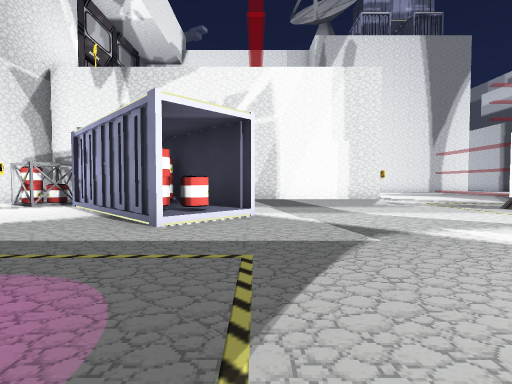
View 1 (above)

24 first-person views from a walk through a level from a Godot 3-D game. The camera is 1.3 m above the floor, tilts 2° down and sees 85° across. The floor is counted in squares, 2 m on a side. Each view is taken from the middle of a square. On the plan, view 1 faces up. The plan holds only what a view shows up to about 9 squares ahead; the rest is blank. The place goes on beyond the plan. Flat picture figures and markers are left out. Characters and animated objects are not drawn.

View 2
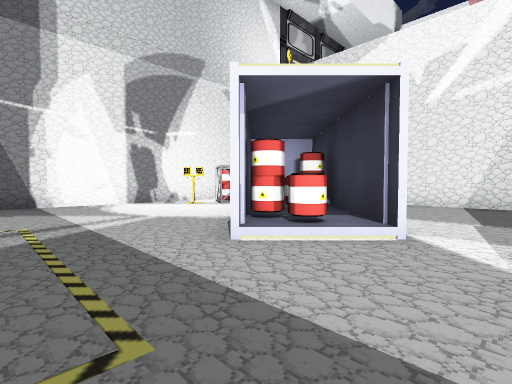

View 3
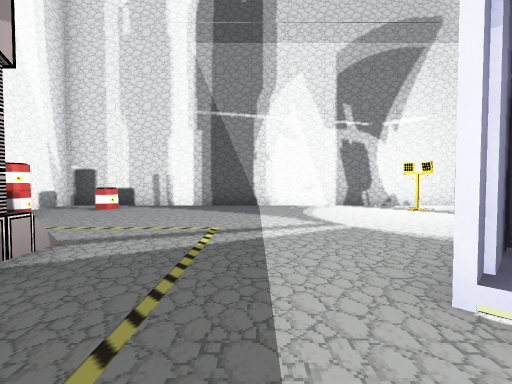

View 4
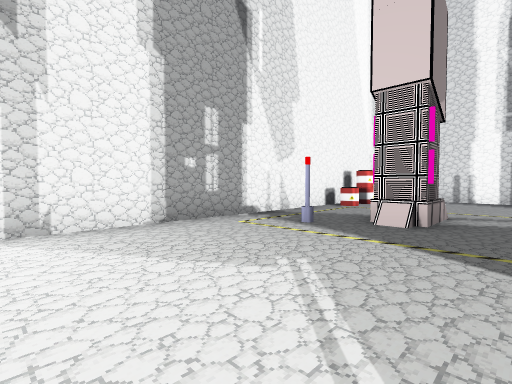

View 5
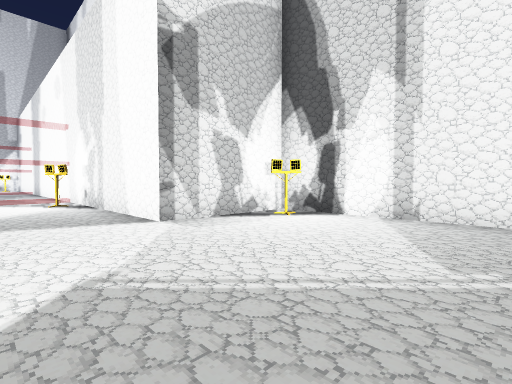

View 6
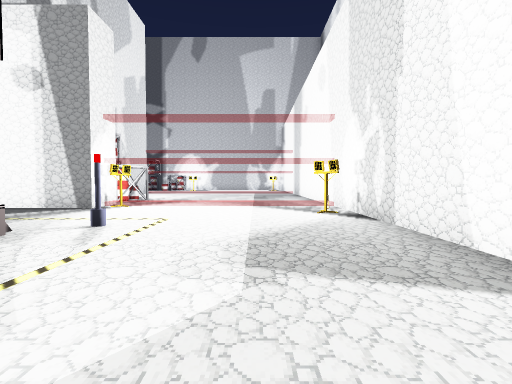

View 7
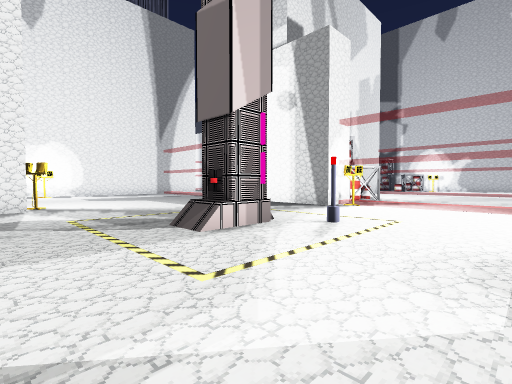

View 8
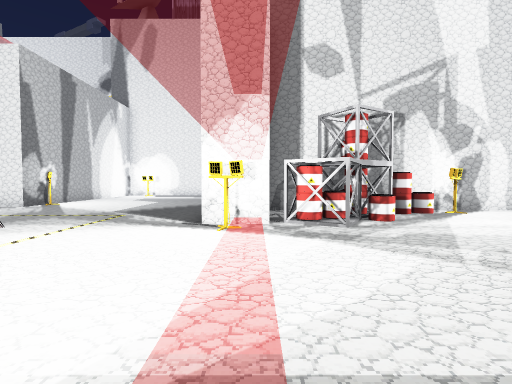

View 9
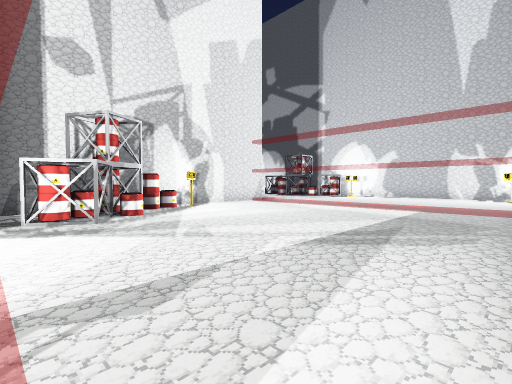

View 10
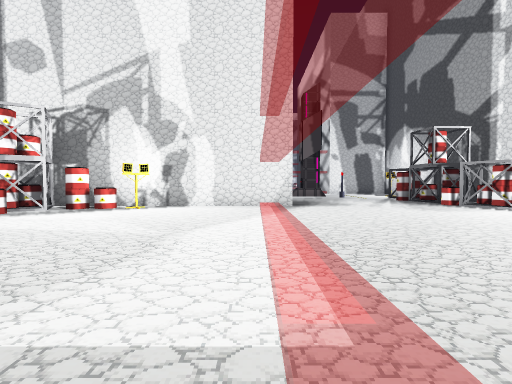

View 11
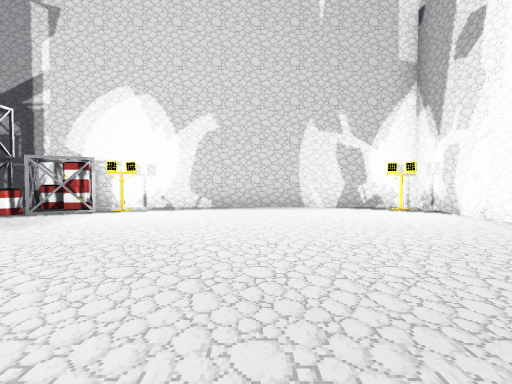

View 12
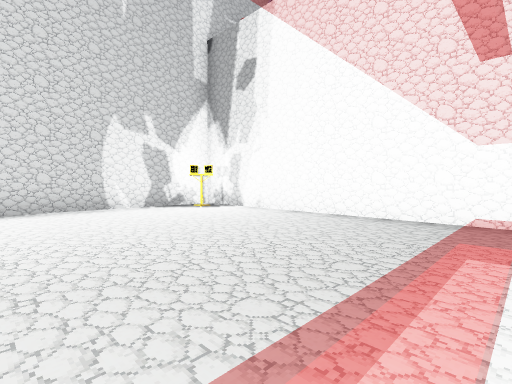

View 13
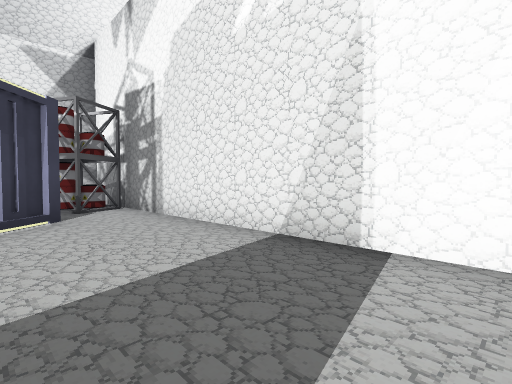

View 14
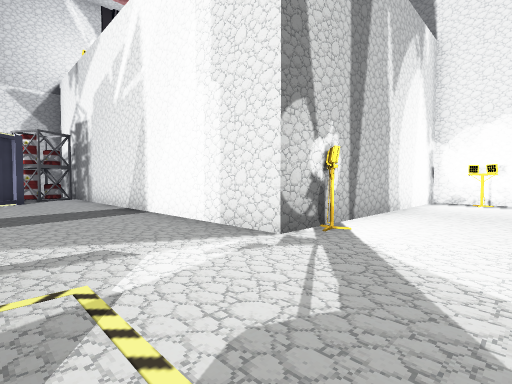

View 15
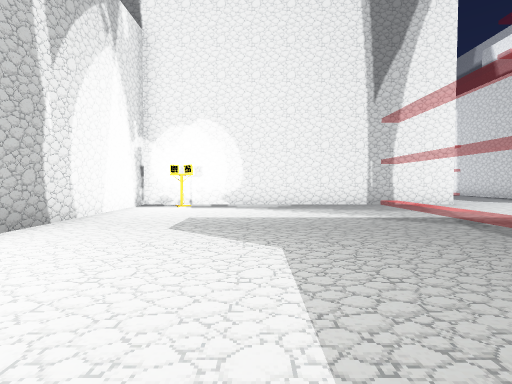

View 16
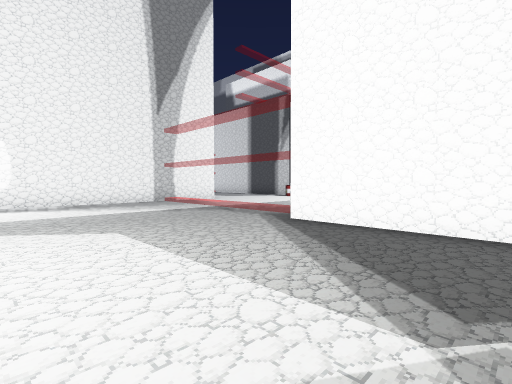

View 17
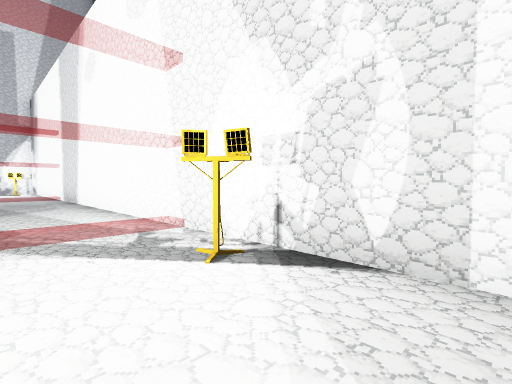

View 18
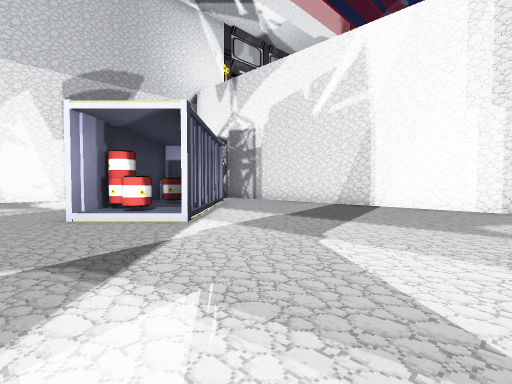

View 19
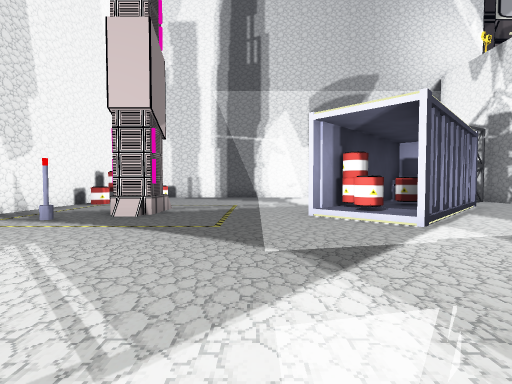

View 20
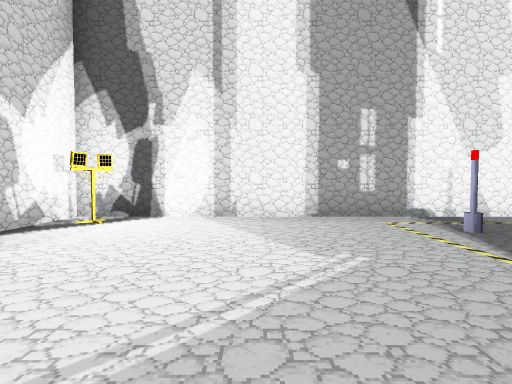

View 21
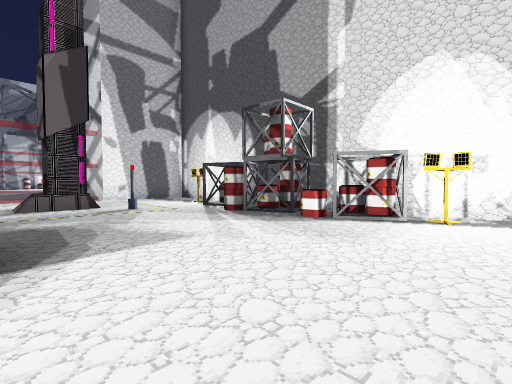

View 22
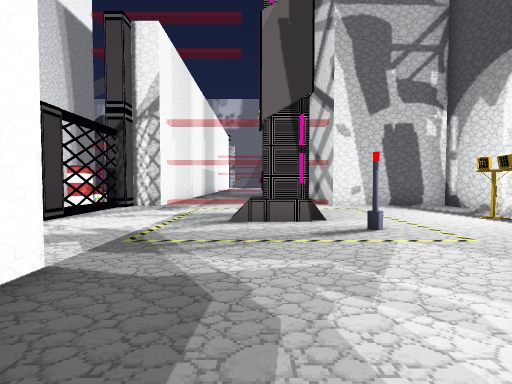

View 23
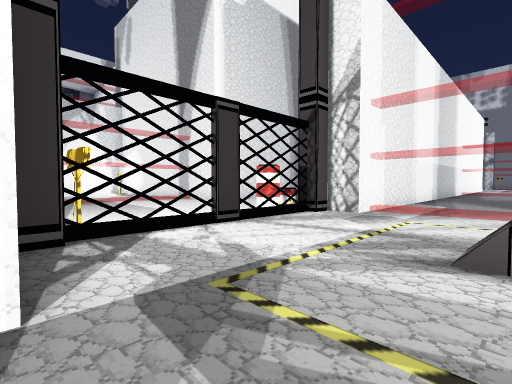

View 24
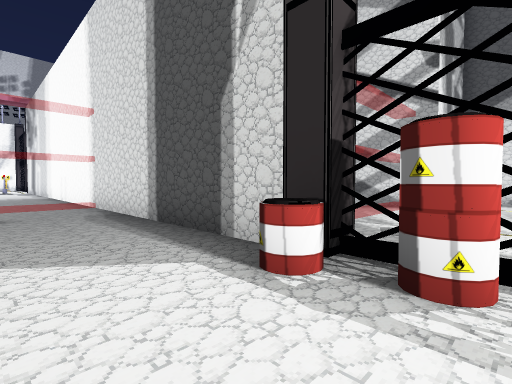

### Floor plan
Key: @ floor where view 1 was taken; # wall or solid block; x gap in a wall; . floor; / step, stairs or slope; B barrel; C container; S streetlight; O other object.
Columns run from 8 left of view 1 to 28 right of it. Each row starts with its distance up from view 1.
 26                          .#
 25                         ..#
 24                         //#
 23                         ..#
 22                         ..##..
 21                         ..##...
 20                         ..##...  #
 19                        ...##.....#
 18             ##S#######....##.....####
 17             #......./.....B.........#
 16             #......./.....B.........#
 15             #......./.....#...##..S.#
 14             #......./.....x.....#.B.#
 13             #......./  ..S#.......B#
 12             ##.....#      ###....BB#
 11 #############S.....#       ##.....B#
 10 ##BB...............##########.....B#
  9 ##BBC..............# .BBBS../.....B##
  8 #BBCOO.............##BB...../.....S.#
  7 #.S. CCC...........S#B....../.......#
  6 #....CCC............/......./.......#
  5 #....CCCC.......#.../......./.......#
  4 #......C............/......./.......#
  3 #.................../......./.......#
  2 #.................S./......./......S#
  1 #.................../......./.......#
  0 #.......@.....#######################
 -1 #B.....#.....S#
 -2 ###BB.........#
 -3     ###########

Where each view was taken, in squares from view 1:
view 1: 0 up, 0 right, facing up
view 2: 2 up, 1 right, facing up-left
view 3: 3 up, 0 right, facing left
view 4: 2 up, 3 right, facing down-left
view 5: 3 up, 1 right, facing down-right
view 6: 3 up, 4 right, facing right
view 7: 3 up, 4 right, facing up-right
view 8: 2 up, 12 right, facing up
view 9: 1 up, 12 right, facing up-right
view 10: 2 up, 20 right, facing up
view 11: 5 up, 20 right, facing right
view 12: 6 up, 20 right, facing down-right
view 13: 8 up, 2 right, facing up-left
view 14: 8 up, 7 right, facing up-left
view 15: 10 up, 8 right, facing up
view 16: 9 up, 7 right, facing up-right
view 17: 3 up, 8 right, facing down-right
view 18: 3 up, 4 right, facing up-left
view 19: 3 up, 4 right, facing left
view 20: 3 up, 2 right, facing down
view 21: 7 up, 21 right, facing up-right
view 22: 10 up, 22 right, facing up
view 23: 12 up, 22 right, facing up-left
view 24: 16 up, 16 right, facing up-right
